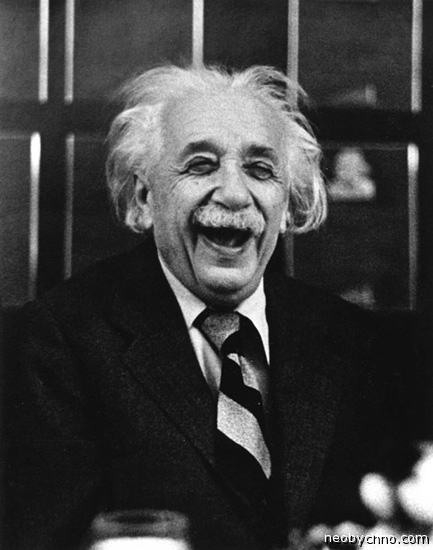
#> input picture cv_c_python_e_opencv/pre_processamento/pre_processamento/einstein.jpg, 433 x 550 px, given in place of einstein.png, which was not available
$ python blur.py
#> lines starting #> are read from the running program, lines starting #| are printed output that depends on the picture; pictures that were not available may be replaced by others from this repository, and a replacement may not be noted
# filtro do tipo passa-baixa
import cv2
import matplotlib.pyplot as plt

img = cv2.imread("filtros_de_suavizacao/Imagens/einstein.png")
#> img is the input picture: shape (550, 433, 3); min 0, max 255, mean 62.5

imgM = cv2.blur(img, (5, 5))
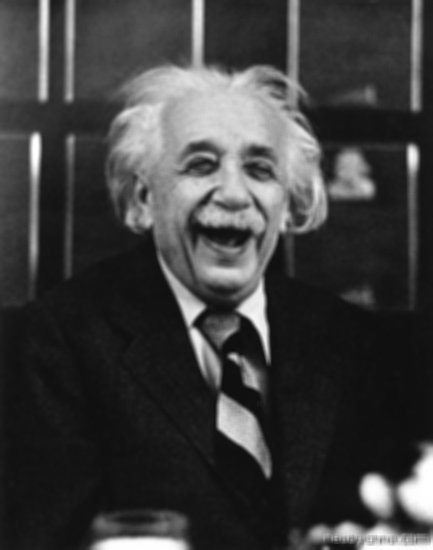
#> imgM: shape (550, 433, 3); min 14, max 255, mean 62.5

fig, axes = plt.subplots(3, 2, figsize=(20, 20))

axes[0, 0].imshow(img)
axes[0, 0].set_title('Imagem com ruído')

axes[0, 1].imshow(imgM)
axes[0, 1].set_title('Imagem filtrada (cv2.blur)')

img2 = cv2.imread("filtros_de_suavizacao/Imagens/formas.png")
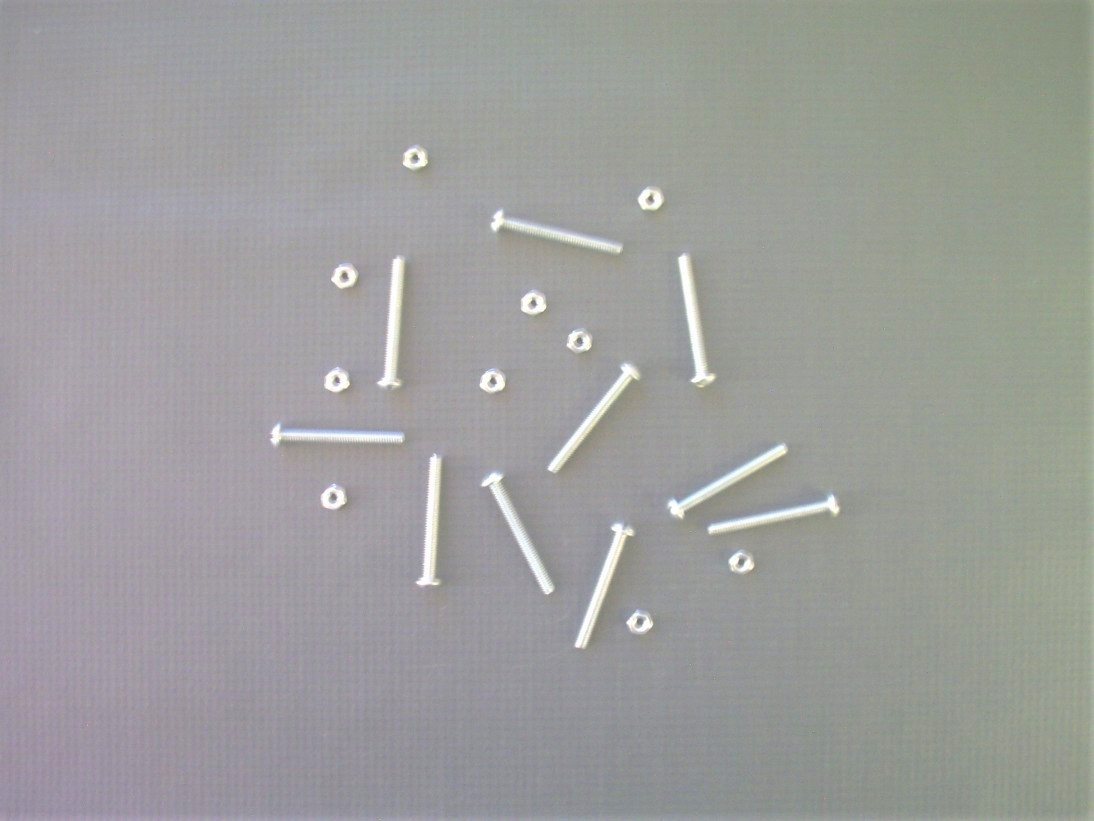
#> input picture cv_c_python_e_opencv/pre_processamento/pre_processamento/1.jpg, 1094 x 821 px, given in place of formas.png, which was not available
#> img2 is the input picture: shape (821, 1094, 3); mean B, G, R 156.7, 157.9, 157.4

imgG = cv2.GaussianBlur(img2, (5, 5), 0)

axes[1, 0].imshow(img2)
axes[1, 0].set_title('Imagem com ruído')
axes[1, 1].imshow(imgG)
axes[1, 1].set_title('Imagem filtrada (cv2.GaussianBlur)')

img3 = cv2.imread("filtros_de_suavizacao/Imagens/head.png")
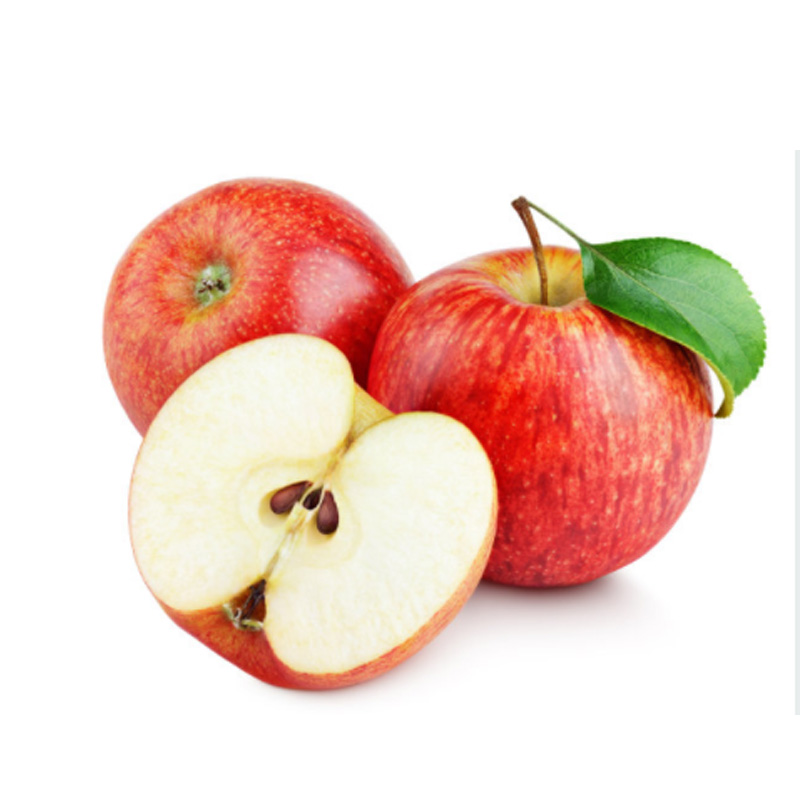
#> input picture cv_c_python_e_opencv/pre_processamento/pre_processamento/apple1.jpg, 800 x 800 px, given in place of head.png, which was not available
#> img3 is the input picture: shape (800, 800, 3); mean B, G, R 204.8, 215.1, 241

imgM = cv2.medianBlur(img3, 5)
#> imgM: shape (800, 800, 3)

axes[2, 0].imshow(img3)
axes[2, 0].set_title('Imagem com ruído')
axes[2, 1].imshow(imgM)
axes[2, 1].set_title('Imagem filtrada (cv2.medianBlur)')

plt.tight_layout()
plt.show()
#> figure, not shown here; B, G, R data is drawn as R, G, B
